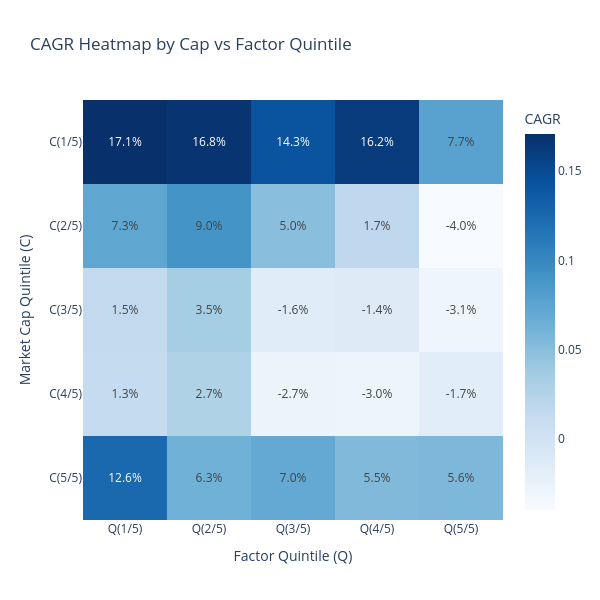

The cell this chart's notebook holds for it:
### Code cell
import plotly.express as px

# 3. 시각화
fig = px.imshow(
    cagr_matrix, text_auto=".1%", color_continuous_scale="Blues", aspect="equal",
    title="CAGR Heatmap by Cap vs Factor Quintile", width=600, height=600,
    labels=dict(x="Factor Quintile (Q)", y="Market Cap Quintile (C)", color="CAGR")
)

fig.show()

### Figure 1 — Plotly figure (JSON) as saved in the notebook; plotly's stock layout.template omitted (floating-point values rounded to 4 significant figures)
{"data": [{"coloraxis": "coloraxis", "hovertemplate": "Factor Quintile (Q): %{x}<br>Market Cap Quintile (C): %{y}<br>CAGR: %{z}<extra></extra>", "name": "0", "texttemplate": "%{z:.1%}", "type": "heatmap", "x": ["Q(1/5)", "Q(2/5)", "Q(3/5)", "Q(4/5)", "Q(5/5)"], "xaxis": "x", "y": ["C(1/5)", "C(2/5)", "C(3/5)", "C(4/5)", "C(5/5)"], "yaxis": "y", "z": [[0.1708, 0.1678, 0.1428, 0.1619, 0.0772], [0.07298, 0.09015, 0.05006, 0.01712, -0.04002], [0.01549, 0.03475, -0.01598, -0.01418, -0.03073], [0.01312, 0.02691, -0.02698, -0.02992, -0.01712], [0.1258, 0.0627, 0.06985, 0.05469, 0.05585]]}], "layout": {"coloraxis": {"colorbar": {"title": {"text": "CAGR"}}, "colorscale": [[0, "rgb(247,251,255)"], [0.125, "rgb(222,235,247)"], [0.25, "rgb(198,219,239)"], [0.375, "rgb(158,202,225)"], [0.5, "rgb(107,174,214)"], [0.625, "rgb(66,146,198)"], [0.75, "rgb(33,113,181)"], [0.875, "rgb(8,81,156)"], [1, "rgb(8,48,107)"]]}, "height": 600, "title": {"text": "CAGR Heatmap by Cap vs Factor Quintile"}, "width": 600, "xaxis": {"anchor": "y", "constrain": "domain", "domain": [0, 1], "scaleanchor": "y", "title": {"text": "Factor Quintile (Q)"}}, "yaxis": {"anchor": "x", "autorange": "reversed", "constrain": "domain", "domain": [0, 1], "title": {"text": "Market Cap Quintile (C)"}}}}
